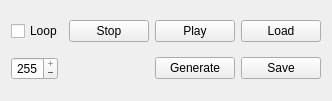
   <widget class="QWidget" name="horizontalLayoutWidget_4">
    <property name="geometry">
     <rect>
      <x>210</x>
      <y>220</y>
      <width>311</width>
      <height>101</height>
     </rect>
    </property>
    <layout class="QHBoxLayout" name="horizontalLayout_7">
     <item>
      <layout class="QVBoxLayout" name="verticalLayout">
       <item>
        <layout class="QHBoxLayout" name="horizontalLayout_4">
         <item>
          <widget class="QCheckBox" name="chkLoop">
           <property name="text">
            <string>Loop</string>
           </property>
          </widget>
         </item>
         <item>
          <widget class="QPushButton" name="btnStop">
           <property name="text">
            <string>Stop</string>
           </property>
          </widget>
         </item>
         <item>
          <widget class="QPushButton" name="btnPlay">
           <property name="text">
            <string>Play</string>
           </property>
          </widget>
         </item>
        </layout>
       </item>
       <item>
        <layout class="QHBoxLayout" name="horizontalLayout_5">
         <item>
          <widget class="QSpinBox" name="sbTempo">
           <property name="alignment">
            <set>Qt::AlignmentFlag::AlignCenter</set>
           </property>
           <property name="buttonSymbols">
            <enum>QAbstractSpinBox::ButtonSymbols::PlusMinus</enum>
           </property>
           <property name="correctionMode">
            <enum>QAbstractSpinBox::CorrectionMode::CorrectToNearestValue</enum>
           </property>
           <property name="minimum">
            <number>1</number>
           </property>
           <property name="maximum">
            <number>255</number>
           </property>
           <property name="value">
            <number>255</number>
           </property>
          </widget>
         </item>
         <item>
          <spacer name="horizontalSpacer">
           <property name="orientation">
            <enum>Qt::Orientation::Horizontal</enum>
           </property>
           <property name="sizeHint" stdset="0">
            <size>
             <width>40</width>
             <height>20</height>
            </size>
           </property>
          </spacer>
         </item>
         <item>
          <widget class="QPushButton" name="btnGenerate">
           <property name="text">
            <string>Generate</string>
           </property>
          </widget>
         </item>
        </layout>
       </item>
      </layout>
     </item>
     <item>
      <spacer name="horizontalSpacer_3">
       <property name="orientation">
        <enum>Qt::Orientation::Horizontal</enum>
       </property>
       <property name="sizeHint" stdset="0">
        <size>
         <width>40</width>
         <height>20</height>
        </size>
       </property>
      </spacer>
     </item>
     <item>
      <layout class="QVBoxLayout" name="verticalLayout_2">
       <item>
        <widget class="QPushButton" name="btnLoad">
         <property name="text">
          <string>Load</string>
         </property>
        </widget>
       </item>
       <item>
        <widget class="QPushButton" name="btnSave">
         <property name="text">
          <string>Save</string>
         </property>
        </widget>
       </item>
      </layout>
     </item>
    </layout>
   </widget>
